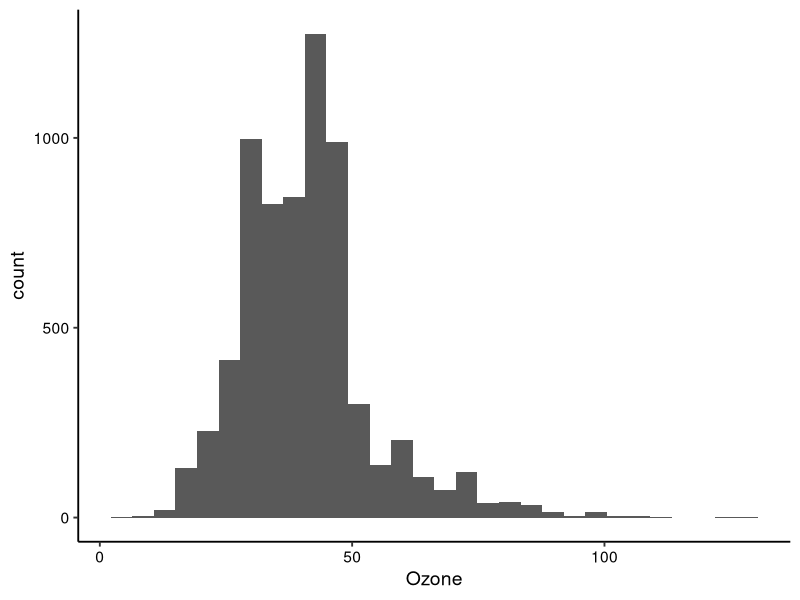
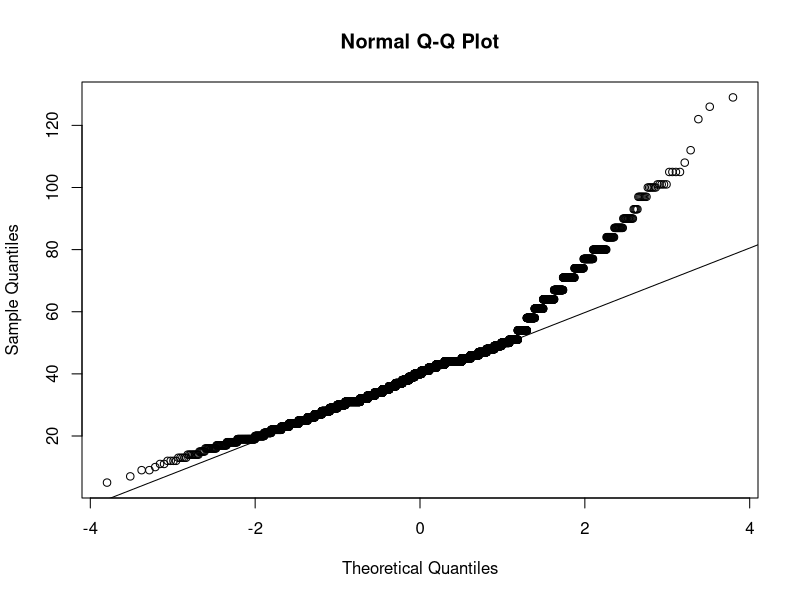
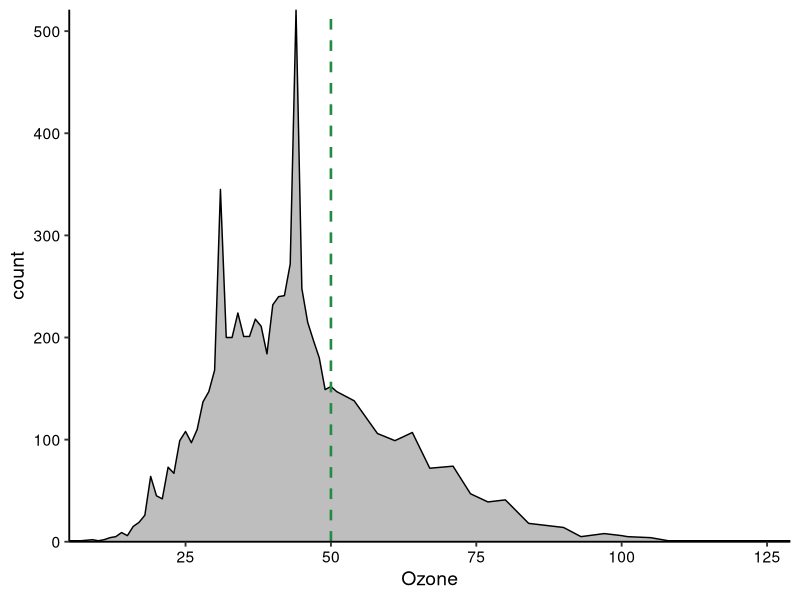
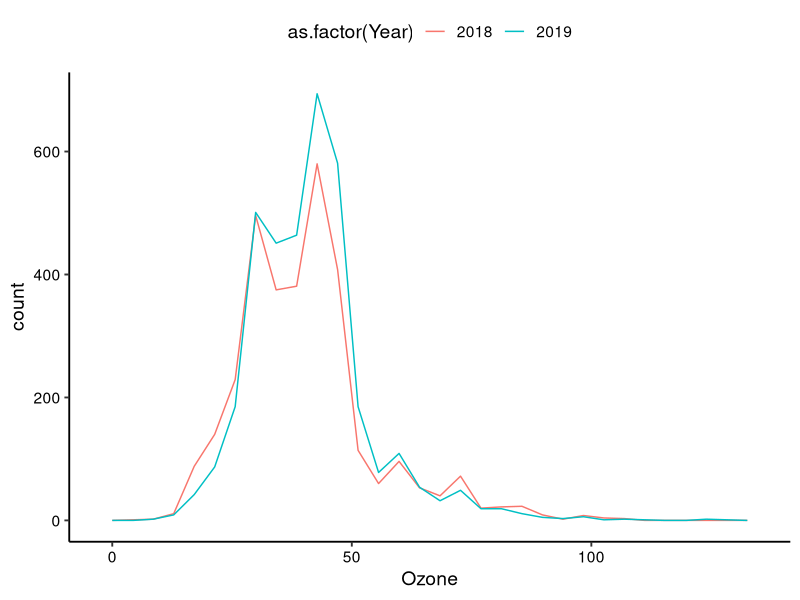
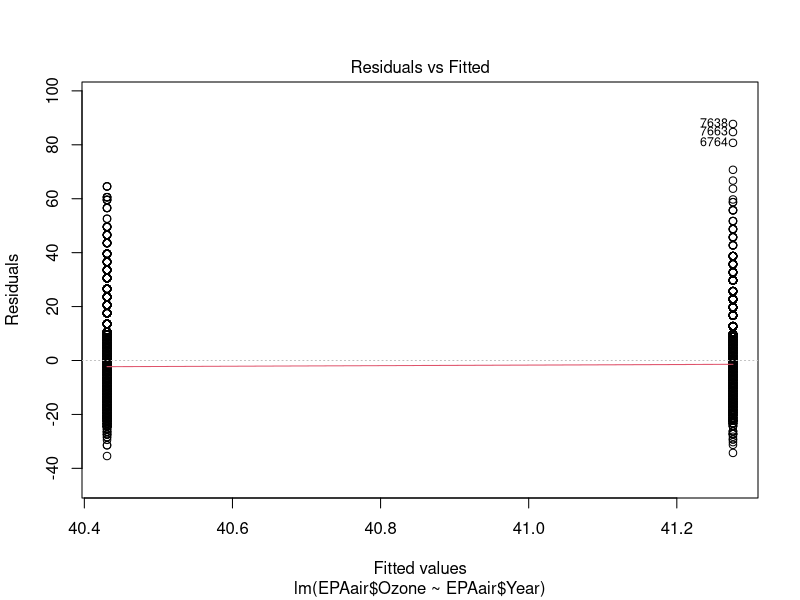
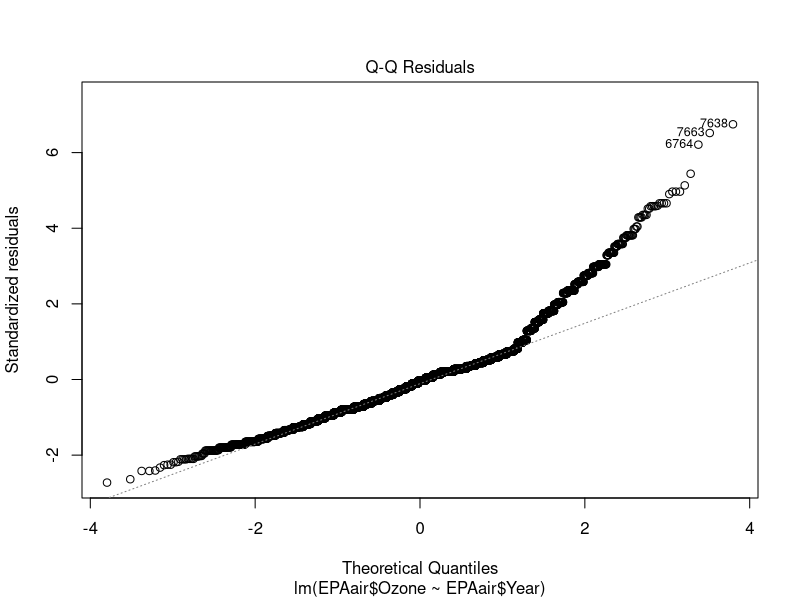
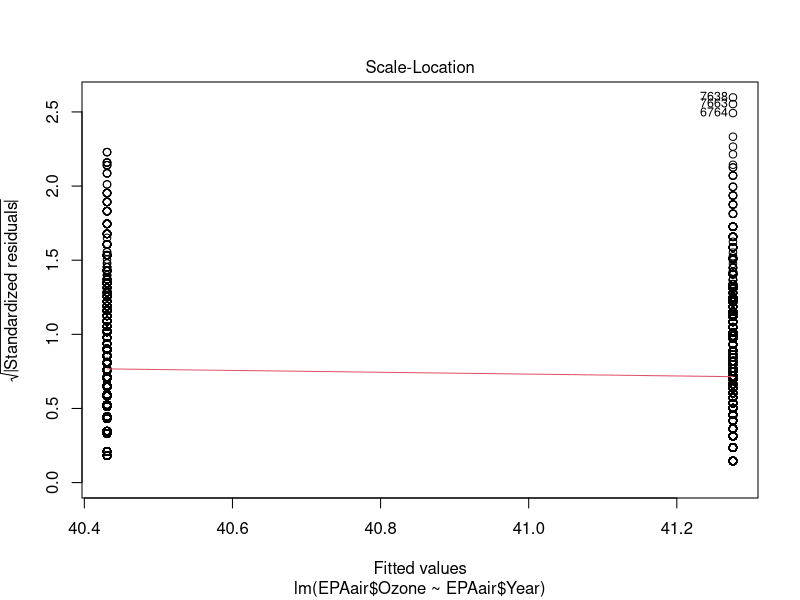
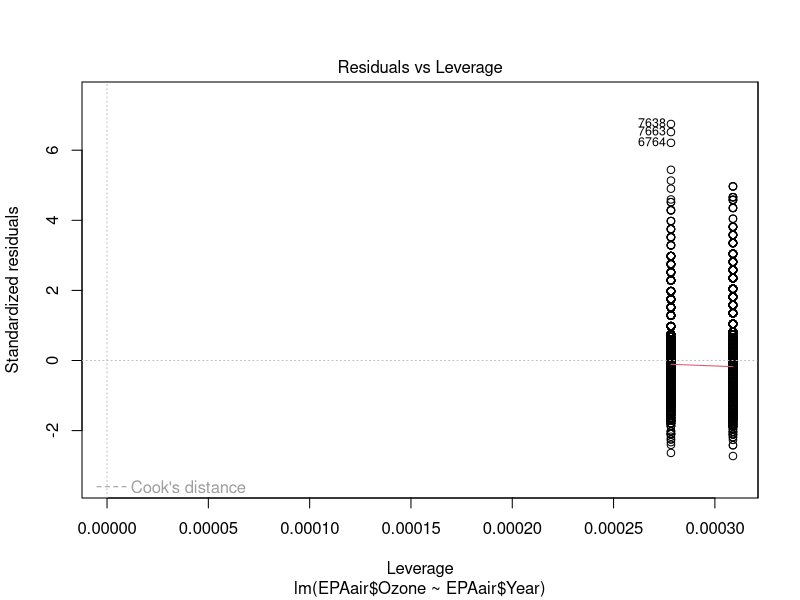

Reproduce these figures in R, in order.
## ---- chunk 1
getwd()
library(tidyverse)

EPAair <- read.csv("./Data/Processed/EPAair_O3_PM25_NC1819_Processed.csv")

# Set date to date format
EPAair$Date <- as.Date(EPAair$Date, format = "%Y-%m-%d")

# Set theme
mytheme <- theme_classic(base_size = 14) +
  theme(axis.text = element_text(color = "black"), 
        legend.position = "top")
theme_set(mytheme)
## ---- chunk 2

summary(EPAair$Ozone)
EPAair.subsample <- sample_n(EPAair, 5000) # Takes 5,000 random samples

# Evaluate assumption of normal distribution
shapiro.test((EPAair.subsample$Ozone)) # Can only take up to 5,000 points
ggplot(EPAair, aes(x = Ozone)) +
  geom_histogram() # Right-skewed
qqnorm(EPAair$Ozone); qqline(EPAair$Ozone) # QQ plot and QQ line in same line of code

O3.onesample <- t.test(EPAair$Ozone, mu = 50, alternative = "less")
O3.onesample

Ozone.plot <- ggplot(EPAair, aes(x = Ozone)) +
  geom_density(stat = "count", fill = "gray") + # Shows actual count (can specify bins)
  #geom_density(fill = "gray") + # Uses "density" (percent of total count)
  geom_vline(xintercept = 50, color = "#238b45", lty = 2, size = 0.9) +
  scale_x_continuous(expand = c(0, 0)) + scale_y_continuous(expand = c(0, 0)) # Specifies axes start at 0.
print(Ozone.plot)
## ---- chunk 3
shapiro.test(EPAair$Ozone[EPAair$Year == 2018])
shapiro.test(EPAair$Ozone[EPAair$Year == 2019])
var.test(EPAair$Ozone ~ EPAair$Year)

ggplot(EPAair, aes(x = Ozone, color = as.factor(Year))) +
  geom_freqpoly()

# Format as a t-test
O3.twosample <- t.test(EPAair$Ozone ~ EPAair$Year) # Tests for means being different
O3.twosample
O3.twosample$p.value

# Format as a GLM
O3.twosample2 <- lm(EPAair$Ozone ~ EPAair$Year) # Year treated as continuous
summary(O3.twosample2) # Have to use "summary" to get results from lm

plot(O3.twosample2) # Doesn't work for t.test results
#par(mfrow = c(2,2)) # Shows four plots at a time
## ---- chunk 4
O3.onesample.wilcox <- wilcox.test(EPAair$Ozone, mu = 50, alternative = "less")
O3.onesample.wilcox
O3.twosample.wilcox <- wilcox.test(EPAair$Ozone ~ EPAair$Year)
O3.twosample.wilcox
## ---- chunk 5
library(viridis)

O3.density.plot <- ggplot(EPAair) +
  geom_density(aes(x = Ozone, fill = as.factor(Year)), alpha = 0.7) +
  scale_fill_viridis(discrete = TRUE, end = 0.5) +
  labs(x = "Ozone (ppm)", fill = "")

print(O3.density.plot)


O3.box.plot <- ggplot(EPAair, aes(y = Ozone)) +
  geom_boxplot(aes(color = as.factor(Year))) +
  scale_color_viridis(discrete = TRUE, end = 0.5) +
  labs(y = "Ozone (ppm)", color = "")
print(O3.box.plot)


O3.violin.plot <- ggplot(EPAair) +
  geom_violin(aes(x = as.factor(Year), y = Ozone, color = as.factor(Year)),
              draw_quantiles = 0.5) +
  scale_color_viridis(discrete = TRUE, end = 0.5) +
  labs(y = "Ozone (ppm)", color = "")

print(O3.violin.plot)

